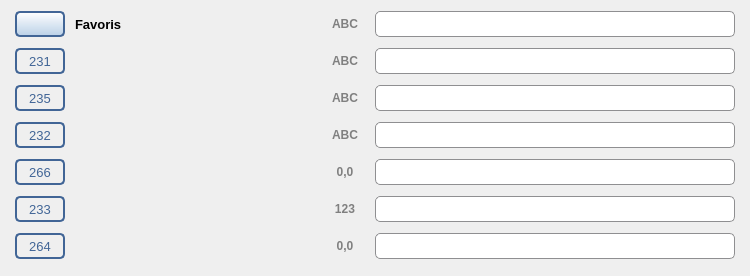
<?xml version="1.0" encoding="UTF-8"?>
<ui version="4.0">
 <class>AttributeRoom</class>
 <widget class="QWidget" name="AttributeRoom">
  <property name="geometry">
   <rect>
    <x>0</x>
    <y>0</y>
    <width>750</width>
    <height>276</height>
   </rect>
  </property>
  <property name="minimumSize">
   <size>
    <width>575</width>
    <height>0</height>
   </size>
  </property>
  <property name="windowTitle">
   <string notr="true">Form</string>
  </property>
  <layout class="QGridLayout" name="gridLayout">
   <property name="leftMargin">
    <number>15</number>
   </property>
   <property name="topMargin">
    <number>10</number>
   </property>
   <property name="rightMargin">
    <number>15</number>
   </property>
   <property name="bottomMargin">
    <number>10</number>
   </property>
   <property name="spacing">
    <number>10</number>
   </property>
   <item row="1" column="1">
    <widget class="QLabel" name="titre_231">
     <property name="minimumSize">
      <size>
       <width>240</width>
       <height>26</height>
      </size>
     </property>
     <property name="maximumSize">
      <size>
       <width>240</width>
       <height>26</height>
      </size>
     </property>
     <property name="font">
      <font>
       <family>Segoe UI</family>
       <pointsize>10</pointsize>
       <weight>75</weight>
       <bold>true</bold>
      </font>
     </property>
    </widget>
   </item>
   <item row="1" column="2">
    <widget class="QLabel" name="type_231">
     <property name="minimumSize">
      <size>
       <width>40</width>
       <height>26</height>
      </size>
     </property>
     <property name="maximumSize">
      <size>
       <width>40</width>
       <height>26</height>
      </size>
     </property>
     <property name="font">
      <font>
       <family>Segoe UI</family>
       <pointsize>9</pointsize>
       <weight>75</weight>
       <bold>true</bold>
      </font>
     </property>
     <property name="toolTip">
      <string>Texte</string>
     </property>
     <property name="styleSheet">
      <string notr="true">QLabel{color: grey; }</string>
     </property>
     <property name="text">
      <string notr="true">ABC</string>
     </property>
     <property name="alignment">
      <set>Qt::AlignCenter</set>
     </property>
    </widget>
   </item>
   <item row="3" column="2">
    <widget class="QLabel" name="type_232">
     <property name="minimumSize">
      <size>
       <width>40</width>
       <height>26</height>
      </size>
     </property>
     <property name="maximumSize">
      <size>
       <width>40</width>
       <height>26</height>
      </size>
     </property>
     <property name="font">
      <font>
       <family>Segoe UI</family>
       <pointsize>9</pointsize>
       <weight>75</weight>
       <bold>true</bold>
      </font>
     </property>
     <property name="toolTip">
      <string>Texte</string>
     </property>
     <property name="styleSheet">
      <string notr="true">QLabel{color: grey; }</string>
     </property>
     <property name="text">
      <string notr="true">ABC</string>
     </property>
     <property name="alignment">
      <set>Qt::AlignCenter</set>
     </property>
    </widget>
   </item>
   <item row="4" column="1">
    <widget class="QLabel" name="titre_266">
     <property name="minimumSize">
      <size>
       <width>240</width>
       <height>26</height>
      </size>
     </property>
     <property name="maximumSize">
      <size>
       <width>240</width>
       <height>26</height>
      </size>
     </property>
     <property name="font">
      <font>
       <family>Segoe UI</family>
       <pointsize>10</pointsize>
       <weight>75</weight>
       <bold>true</bold>
      </font>
     </property>
    </widget>
   </item>
   <item row="2" column="1">
    <widget class="QLabel" name="titre_235">
     <property name="minimumSize">
      <size>
       <width>240</width>
       <height>26</height>
      </size>
     </property>
     <property name="maximumSize">
      <size>
       <width>240</width>
       <height>26</height>
      </size>
     </property>
     <property name="font">
      <font>
       <family>Segoe UI</family>
       <pointsize>10</pointsize>
       <weight>75</weight>
       <bold>true</bold>
      </font>
     </property>
    </widget>
   </item>
   <item row="2" column="2">
    <widget class="QLabel" name="type_235">
     <property name="minimumSize">
      <size>
       <width>40</width>
       <height>26</height>
      </size>
     </property>
     <property name="maximumSize">
      <size>
       <width>40</width>
       <height>26</height>
      </size>
     </property>
     <property name="font">
      <font>
       <family>Segoe UI</family>
       <pointsize>9</pointsize>
       <weight>75</weight>
       <bold>true</bold>
      </font>
     </property>
     <property name="toolTip">
      <string>Texte</string>
     </property>
     <property name="styleSheet">
      <string notr="true">QLabel{color: grey; }</string>
     </property>
     <property name="text">
      <string notr="true">ABC</string>
     </property>
     <property name="alignment">
      <set>Qt::AlignCenter</set>
     </property>
    </widget>
   </item>
   <item row="0" column="2">
    <widget class="QLabel" name="type_fav">
     <property name="minimumSize">
      <size>
       <width>40</width>
       <height>26</height>
      </size>
     </property>
     <property name="maximumSize">
      <size>
       <width>40</width>
       <height>26</height>
      </size>
     </property>
     <property name="font">
      <font>
       <family>Segoe UI</family>
       <pointsize>9</pointsize>
       <weight>75</weight>
       <bold>true</bold>
      </font>
     </property>
     <property name="toolTip">
      <string>Texte</string>
     </property>
     <property name="styleSheet">
      <string notr="true">QLabel{color: grey; }</string>
     </property>
     <property name="text">
      <string notr="true">ABC</string>
     </property>
     <property name="alignment">
      <set>Qt::AlignCenter</set>
     </property>
    </widget>
   </item>
   <item row="5" column="2">
    <widget class="QLabel" name="type_233">
     <property name="minimumSize">
      <size>
       <width>40</width>
       <height>26</height>
      </size>
     </property>
     <property name="maximumSize">
      <size>
       <width>40</width>
       <height>26</height>
      </size>
     </property>
     <property name="font">
      <font>
       <family>Segoe UI</family>
       <pointsize>9</pointsize>
       <weight>75</weight>
       <bold>true</bold>
      </font>
     </property>
     <property name="toolTip">
      <string>Nombre entier</string>
     </property>
     <property name="styleSheet">
      <string notr="true">QLabel{color: grey; }</string>
     </property>
     <property name="text">
      <string notr="true">123</string>
     </property>
     <property name="alignment">
      <set>Qt::AlignCenter</set>
     </property>
    </widget>
   </item>
   <item row="6" column="0">
    <widget class="QLabel" name="num_attr_264">
     <property name="minimumSize">
      <size>
       <width>50</width>
       <height>26</height>
      </size>
     </property>
     <property name="maximumSize">
      <size>
       <width>50</width>
       <height>26</height>
      </size>
     </property>
     <property name="font">
      <font>
       <family>Segoe UI</family>
       <pointsize>10</pointsize>
      </font>
     </property>
     <property name="toolTip">
      <string>Attribut Allplan</string>
     </property>
     <property name="styleSheet">
      <string notr="true">QLabel{border: 2px solid #416596; border-radius: 5px; color: #416596; }</string>
     </property>
     <property name="text">
      <string notr="true">264</string>
     </property>
     <property name="alignment">
      <set>Qt::AlignCenter</set>
     </property>
    </widget>
   </item>
   <item row="4" column="0">
    <widget class="QLabel" name="num_attr_266">
     <property name="minimumSize">
      <size>
       <width>50</width>
       <height>26</height>
      </size>
     </property>
     <property name="maximumSize">
      <size>
       <width>50</width>
       <height>26</height>
      </size>
     </property>
     <property name="font">
      <font>
       <family>Segoe UI</family>
       <pointsize>10</pointsize>
      </font>
     </property>
     <property name="toolTip">
      <string>Attribut Allplan</string>
     </property>
     <property name="styleSheet">
      <string notr="true">QLabel{border: 2px solid #416596; border-radius: 5px; color: #416596; }</string>
     </property>
     <property name="text">
      <string notr="true">266</string>
     </property>
     <property name="alignment">
      <set>Qt::AlignCenter</set>
     </property>
    </widget>
   </item>
   <item row="2" column="0">
    <widget class="QLabel" name="num_attr_235">
     <property name="minimumSize">
      <size>
       <width>50</width>
       <height>26</height>
      </size>
     </property>
     <property name="maximumSize">
      <size>
       <width>50</width>
       <height>26</height>
      </size>
     </property>
     <property name="font">
      <font>
       <family>Segoe UI</family>
       <pointsize>10</pointsize>
      </font>
     </property>
     <property name="toolTip">
      <string>Attribut Allplan</string>
     </property>
     <property name="styleSheet">
      <string notr="true">QLabel{border: 2px solid #416596; border-radius: 5px; color: #416596; }</string>
     </property>
     <property name="text">
      <string notr="true">235</string>
     </property>
     <property name="alignment">
      <set>Qt::AlignCenter</set>
     </property>
    </widget>
   </item>
   <item row="6" column="2">
    <widget class="QLabel" name="type_264">
     <property name="minimumSize">
      <size>
       <width>40</width>
       <height>26</height>
      </size>
     </property>
     <property name="maximumSize">
      <size>
       <width>40</width>
       <height>26</height>
      </size>
     </property>
     <property name="font">
      <font>
       <family>Segoe UI</family>
       <pointsize>9</pointsize>
       <weight>75</weight>
       <bold>true</bold>
      </font>
     </property>
     <property name="toolTip">
      <string>Nombre décimal</string>
     </property>
     <property name="styleSheet">
      <string notr="true">QLabel{color: grey; }</string>
     </property>
     <property name="text">
      <string notr="true">0,0</string>
     </property>
     <property name="alignment">
      <set>Qt::AlignCenter</set>
     </property>
    </widget>
   </item>
   <item row="4" column="2">
    <widget class="QLabel" name="type_266">
     <property name="minimumSize">
      <size>
       <width>40</width>
       <height>26</height>
      </size>
     </property>
     <property name="maximumSize">
      <size>
       <width>40</width>
       <height>26</height>
      </size>
     </property>
     <property name="font">
      <font>
       <family>Segoe UI</family>
       <pointsize>9</pointsize>
       <weight>75</weight>
       <bold>true</bold>
      </font>
     </property>
     <property name="toolTip">
      <string>Nombre décimal</string>
     </property>
     <property name="styleSheet">
      <string notr="true">QLabel{color: grey; }</string>
     </property>
     <property name="text">
      <string notr="true">0,0</string>
     </property>
     <property name="alignment">
      <set>Qt::AlignCenter</set>
     </property>
    </widget>
   </item>
   <item row="6" column="1">
    <widget class="QLabel" name="titre_264">
     <property name="minimumSize">
      <size>
       <width>240</width>
       <height>26</height>
      </size>
     </property>
     <property name="maximumSize">
      <size>
       <width>240</width>
       <height>26</height>
      </size>
     </property>
     <property name="font">
      <font>
       <family>Segoe UI</family>
       <pointsize>10</pointsize>
       <weight>75</weight>
       <bold>true</bold>
      </font>
     </property>
    </widget>
   </item>
   <item row="0" column="0">
    <widget class="QPushButton" name="formatting_2_bt">
     <property name="minimumSize">
      <size>
       <width>50</width>
       <height>26</height>
      </size>
     </property>
     <property name="maximumSize">
      <size>
       <width>50</width>
       <height>26</height>
      </size>
     </property>
     <property name="styleSheet">
      <string notr="true">QPushButton{border: 2px solid #416596; border-radius: 5px ; background-color: qlineargradient(spread:pad, x1:0, y1:0, x2:0, y2:1, stop:0 #FFFFFF, stop:1 #BAD0E7); }
QPushButton:hover{background-color: qlineargradient(spread:pad, x1:0, y1:0, x2:0, y2:1, stop:0 #F8F8F8, stop:1 #8FADCC); }
QPushButton:pressed{background-color: qlineargradient(spread:pad, x1:0, y1:0, x2:0, y2:1, stop:0 #8FADCC, stop:1 #F8F8F8); }</string>
     </property>
     <property name="icon">
      <iconset resource="../icones/icons.qrc">
       <normaloff>:/Images/room.svg</normaloff>:/Images/room.svg</iconset>
     </property>
     <property name="iconSize">
      <size>
       <width>16</width>
       <height>16</height>
      </size>
     </property>
     <property name="flat">
      <bool>true</bool>
     </property>
    </widget>
   </item>
   <item row="5" column="1">
    <widget class="QLabel" name="titre_233">
     <property name="minimumSize">
      <size>
       <width>240</width>
       <height>26</height>
      </size>
     </property>
     <property name="maximumSize">
      <size>
       <width>240</width>
       <height>26</height>
      </size>
     </property>
     <property name="font">
      <font>
       <family>Segoe UI</family>
       <pointsize>10</pointsize>
       <weight>75</weight>
       <bold>true</bold>
      </font>
     </property>
    </widget>
   </item>
   <item row="0" column="1">
    <widget class="QLabel" name="titre_fav">
     <property name="minimumSize">
      <size>
       <width>240</width>
       <height>26</height>
      </size>
     </property>
     <property name="maximumSize">
      <size>
       <width>240</width>
       <height>26</height>
      </size>
     </property>
     <property name="font">
      <font>
       <family>Segoe UI</family>
       <pointsize>10</pointsize>
       <weight>75</weight>
       <bold>true</bold>
      </font>
     </property>
     <property name="text">
      <string>Favoris</string>
     </property>
    </widget>
   </item>
   <item row="3" column="0">
    <widget class="QLabel" name="num_attr_232">
     <property name="minimumSize">
      <size>
       <width>50</width>
       <height>26</height>
      </size>
     </property>
     <property name="maximumSize">
      <size>
       <width>50</width>
       <height>26</height>
      </size>
     </property>
     <property name="font">
      <font>
       <family>Segoe UI</family>
       <pointsize>10</pointsize>
      </font>
     </property>
     <property name="toolTip">
      <string>Attribut Allplan</string>
     </property>
     <property name="styleSheet">
      <string notr="true">QLabel{border: 2px solid #416596; border-radius: 5px; color: #416596; }</string>
     </property>
     <property name="text">
      <string notr="true">232</string>
     </property>
     <property name="alignment">
      <set>Qt::AlignCenter</set>
     </property>
    </widget>
   </item>
   <item row="5" column="0">
    <widget class="QLabel" name="num_attr_233">
     <property name="minimumSize">
      <size>
       <width>50</width>
       <height>26</height>
      </size>
     </property>
     <property name="maximumSize">
      <size>
       <width>50</width>
       <height>26</height>
      </size>
     </property>
     <property name="font">
      <font>
       <family>Segoe UI</family>
       <pointsize>10</pointsize>
      </font>
     </property>
     <property name="toolTip">
      <string>Attribut Allplan</string>
     </property>
     <property name="styleSheet">
      <string notr="true">QLabel{border: 2px solid #416596; border-radius: 5px; color: #416596; }</string>
     </property>
     <property name="text">
      <string notr="true">233</string>
     </property>
     <property name="alignment">
      <set>Qt::AlignCenter</set>
     </property>
    </widget>
   </item>
   <item row="3" column="1">
    <widget class="QLabel" name="titre_232">
     <property name="minimumSize">
      <size>
       <width>240</width>
       <height>26</height>
      </size>
     </property>
     <property name="maximumSize">
      <size>
       <width>240</width>
       <height>26</height>
      </size>
     </property>
     <property name="font">
      <font>
       <family>Segoe UI</family>
       <pointsize>10</pointsize>
       <weight>75</weight>
       <bold>true</bold>
      </font>
     </property>
    </widget>
   </item>
   <item row="1" column="0">
    <widget class="QLabel" name="num_attr_231">
     <property name="minimumSize">
      <size>
       <width>50</width>
       <height>26</height>
      </size>
     </property>
     <property name="maximumSize">
      <size>
       <width>50</width>
       <height>26</height>
      </size>
     </property>
     <property name="font">
      <font>
       <family>Segoe UI</family>
       <pointsize>10</pointsize>
      </font>
     </property>
     <property name="toolTip">
      <string>Attribut Allplan</string>
     </property>
     <property name="styleSheet">
      <string notr="true">QLabel{border: 2px solid #416596; border-radius: 5px; color: #416596; }</string>
     </property>
     <property name="text">
      <string notr="true">231</string>
     </property>
     <property name="alignment">
      <set>Qt::AlignCenter</set>
     </property>
    </widget>
   </item>
   <item row="0" column="3">
    <layout class="QHBoxLayout" name="favoris_layer">
     <property name="spacing">
      <number>0</number>
     </property>
     <item>
      <widget class="QComboBox" name="valeur_fav">
       <property name="minimumSize">
        <size>
         <width>0</width>
         <height>26</height>
        </size>
       </property>
       <property name="maximumSize">
        <size>
         <width>16777215</width>
         <height>26</height>
        </size>
       </property>
       <property name="font">
        <font>
         <family>Segoe UI</family>
         <pointsize>10</pointsize>
        </font>
       </property>
       <property name="focusPolicy">
        <enum>Qt::StrongFocus</enum>
       </property>
       <property name="styleSheet">
        <string notr="true">QComboBox { border: 1px solid #8f8f91; border-right-width: 0px; padding-right: 1px; border-top-left-radius:5px; border-bottom-left-radius:5px; padding-left: 5px; }
QComboBox::drop-down{width: 27px; padding-left: 1px; padding-right: 1px; background-color: #FFFFFF; }
QComboBox::drop-down:hover{border: 1px solid #8f8f91; border-top-width: 0px; border-bottom-width: 0px; padding: 0px; background-color: qlineargradient(spread:pad, x1:0, y1:0, x2:0, y2:1, stop:0 #F8F8F8, stop:1 #8FADCC); }
QComboBox::drop-down:pressed{border: 1px solid #8f8f91; border-top-width: 0px; border-bottom-width: 0px; padding: 0px; background-color: qlineargradient(spread:pad, x1:0, y1:0, x2:0, y2:1, stop:0 #8FADCC, stop:1 #F8F8F8); }
QComboBox::down-arrow {image: url(:/Images/spin_down.svg); width: 12px; height: 12px; }
QComboBox QAbstractItemView{background-color:#FFFFFF; }
QFontComboBox QAbstractItemView::item:hover {background: #BAD0E7; }</string>
       </property>
       <property name="editable">
        <bool>true</bool>
       </property>
       <property name="sizeAdjustPolicy">
        <enum>QComboBox::AdjustToMinimumContentsLengthWithIcon</enum>
       </property>
      </widget>
     </item>
     <item>
      <widget class="QLabel" name="spacer">
       <property name="minimumSize">
        <size>
         <width>40</width>
         <height>26</height>
        </size>
       </property>
       <property name="maximumSize">
        <size>
         <width>40</width>
         <height>26</height>
        </size>
       </property>
       <property name="font">
        <font>
         <family>Segoe UI</family>
         <pointsize>9</pointsize>
         <weight>75</weight>
         <bold>true</bold>
        </font>
       </property>
       <property name="toolTip">
        <string>Index de l'élément choisi</string>
       </property>
       <property name="styleSheet">
        <string notr="true">QLabel{border: 1px solid #8f8f91; border-left-width: 0px; padding-left: 1px; border-right-width: 0px; padding-right: 1px; color: grey; background-color:#FFFFFF; }</string>
       </property>
       <property name="alignment">
        <set>Qt::AlignCenter</set>
       </property>
      </widget>
     </item>
     <item>
      <widget class="QPushButton" name="formatting_bt">
       <property name="minimumSize">
        <size>
         <width>40</width>
         <height>26</height>
        </size>
       </property>
       <property name="maximumSize">
        <size>
         <width>40</width>
         <height>26</height>
        </size>
       </property>
       <property name="font">
        <font>
         <family>Segoe UI</family>
         <pointsize>10</pointsize>
        </font>
       </property>
       <property name="toolTip">
        <string>Ouvrir l'aide</string>
       </property>
       <property name="styleSheet">
        <string notr="true">QPushButton{border: 1px solid #8f8f91; border-left-width: 0px; padding-left: 1px;  border-top-right-radius: 5px ; border-bottom-right-radius: 5px; background-color:#FFFFFF; }
QPushButton:hover{border-left-width: 1px; padding: 0px; background-color: qlineargradient(spread:pad, x1:0, y1:0, x2:0, y2:1, stop:0 #F8F8F8, stop:1 #8FADCC); }
QPushButton:pressed{border-left-width: 1px; padding: 0px; background-color: qlineargradient(spread:pad, x1:0, y1:0, x2:0, y2:1, stop:0 #8FADCC, stop:1 #F8F8F8); }</string>
       </property>
       <property name="icon">
        <iconset resource="../icones/icons.qrc">
         <normaloff>:/Images/favorite_open.svg</normaloff>:/Images/favorite_open.svg</iconset>
       </property>
       <property name="iconSize">
        <size>
         <width>16</width>
         <height>16</height>
        </size>
       </property>
       <property name="flat">
        <bool>true</bool>
       </property>
      </widget>
     </item>
    </layout>
   </item>
   <item row="1" column="3">
    <layout class="QHBoxLayout" name="layer_231">
     <property name="spacing">
      <number>0</number>
     </property>
     <item>
      <widget class="QComboBox" name="valeur_231">
       <property name="minimumSize">
        <size>
         <width>0</width>
         <height>26</height>
        </size>
       </property>
       <property name="maximumSize">
        <size>
         <width>16777215</width>
         <height>26</height>
        </size>
       </property>
       <property name="font">
        <font>
         <family>Segoe UI</family>
         <pointsize>10</pointsize>
        </font>
       </property>
       <property name="focusPolicy">
        <enum>Qt::StrongFocus</enum>
       </property>
       <property name="styleSheet">
        <string notr="true">QComboBox { border: 1px solid #8f8f91; border-right-width: 0px; padding-right: 1px; border-top-left-radius:5px; border-bottom-left-radius:5px; padding-left: 5px; }
QComboBox::drop-down{width: 27px; padding-left: 1px; padding-right: 1px; background-color: #FFFFFF; }
QComboBox::drop-down:hover{border: 1px solid #8f8f91; border-top-width: 0px; border-bottom-width: 0px; padding: 0px; background-color: qlineargradient(spread:pad, x1:0, y1:0, x2:0, y2:1, stop:0 #F8F8F8, stop:1 #8FADCC); }
QComboBox::drop-down:pressed{border: 1px solid #8f8f91; border-top-width: 0px; border-bottom-width: 0px; padding: 0px; background-color: qlineargradient(spread:pad, x1:0, y1:0, x2:0, y2:1, stop:0 #8FADCC, stop:1 #F8F8F8); }
QComboBox::down-arrow {image: url(:/Images/spin_down.svg); width: 12px; height: 12px; }
QComboBox QAbstractItemView{background-color:#FFFFFF; }
QFontComboBox QAbstractItemView::item:hover {background: #BAD0E7; }</string>
       </property>
       <property name="editable">
        <bool>true</bool>
       </property>
       <property name="sizeAdjustPolicy">
        <enum>QComboBox::AdjustToMinimumContentsLengthWithIcon</enum>
       </property>
      </widget>
     </item>
     <item>
      <widget class="QLabel" name="numero_231">
       <property name="minimumSize">
        <size>
         <width>40</width>
         <height>26</height>
        </size>
       </property>
       <property name="maximumSize">
        <size>
         <width>40</width>
         <height>26</height>
        </size>
       </property>
       <property name="font">
        <font>
         <family>Segoe UI</family>
         <pointsize>9</pointsize>
         <weight>75</weight>
         <bold>true</bold>
        </font>
       </property>
       <property name="focusPolicy">
        <enum>Qt::NoFocus</enum>
       </property>
       <property name="toolTip">
        <string>Index de l'élément choisi</string>
       </property>
       <property name="styleSheet">
        <string notr="true">QLabel{border: 1px solid #8f8f91; border-left-width: 0px; padding-left: 1px; border-right-width: 0px; padding-right: 1px; color: grey; background-color:#FFFFFF; }</string>
       </property>
       <property name="alignment">
        <set>Qt::AlignCenter</set>
       </property>
      </widget>
     </item>
     <item>
      <widget class="QPushButton" name="bt_231">
       <property name="minimumSize">
        <size>
         <width>40</width>
         <height>26</height>
        </size>
       </property>
       <property name="maximumSize">
        <size>
         <width>40</width>
         <height>26</height>
        </size>
       </property>
       <property name="font">
        <font>
         <family>Segoe UI</family>
         <pointsize>10</pointsize>
        </font>
       </property>
       <property name="toolTip">
        <string>Ouvrir l'aide</string>
       </property>
       <property name="styleSheet">
        <string notr="true">QPushButton{border: 1px solid #8f8f91; border-left-width: 0px; padding-left: 1px;  border-top-right-radius: 5px ; border-bottom-right-radius: 5px; background-color:#FFFFFF; }
QPushButton:hover{border-left-width: 1px; padding: 0px; background-color: qlineargradient(spread:pad, x1:0, y1:0, x2:0, y2:1, stop:0 #F8F8F8, stop:1 #8FADCC); }
QPushButton:pressed{border-left-width: 1px; padding: 0px; background-color: qlineargradient(spread:pad, x1:0, y1:0, x2:0, y2:1, stop:0 #8FADCC, stop:1 #F8F8F8); }</string>
       </property>
       <property name="icon">
        <iconset resource="../icones/icons.qrc">
         <normaloff>:/Images/property.png</normaloff>:/Images/property.png</iconset>
       </property>
       <property name="iconSize">
        <size>
         <width>16</width>
         <height>16</height>
        </size>
       </property>
       <property name="flat">
        <bool>true</bool>
       </property>
      </widget>
     </item>
    </layout>
   </item>
   <item row="2" column="3">
    <layout class="QHBoxLayout" name="layer_235">
     <property name="spacing">
      <number>0</number>
     </property>
     <item>
      <widget class="QComboBox" name="valeur_235">
       <property name="minimumSize">
        <size>
         <width>0</width>
         <height>26</height>
        </size>
       </property>
       <property name="maximumSize">
        <size>
         <width>16777215</width>
         <height>26</height>
        </size>
       </property>
       <property name="font">
        <font>
         <family>Segoe UI</family>
         <pointsize>10</pointsize>
        </font>
       </property>
       <property name="focusPolicy">
        <enum>Qt::StrongFocus</enum>
       </property>
       <property name="styleSheet">
        <string notr="true">QComboBox { border: 1px solid #8f8f91; border-right-width: 0px; padding-right: 1px; border-top-left-radius:5px; border-bottom-left-radius:5px; padding-left: 5px; }
QComboBox::drop-down{width: 27px; padding-left: 1px; padding-right: 1px; background-color: #FFFFFF; }
QComboBox::drop-down:hover{border: 1px solid #8f8f91; border-top-width: 0px; border-bottom-width: 0px; padding: 0px; background-color: qlineargradient(spread:pad, x1:0, y1:0, x2:0, y2:1, stop:0 #F8F8F8, stop:1 #8FADCC); }
QComboBox::drop-down:pressed{border: 1px solid #8f8f91; border-top-width: 0px; border-bottom-width: 0px; padding: 0px; background-color: qlineargradient(spread:pad, x1:0, y1:0, x2:0, y2:1, stop:0 #8FADCC, stop:1 #F8F8F8); }
QComboBox::down-arrow {image: url(:/Images/spin_down.svg); width: 12px; height: 12px; }
QComboBox QAbstractItemView{background-color:#FFFFFF; }
QFontComboBox QAbstractItemView::item:hover {background: #BAD0E7; }</string>
       </property>
       <property name="editable">
        <bool>true</bool>
       </property>
       <property name="sizeAdjustPolicy">
        <enum>QComboBox::AdjustToMinimumContentsLengthWithIcon</enum>
       </property>
      </widget>
     </item>
     <item>
      <widget class="QLabel" name="numero_235">
       <property name="minimumSize">
        <size>
         <width>40</width>
         <height>26</height>
        </size>
       </property>
       <property name="maximumSize">
        <size>
         <width>40</width>
         <height>26</height>
        </size>
       </property>
       <property name="font">
        <font>
         <family>Segoe UI</family>
         <pointsize>9</pointsize>
         <weight>75</weight>
         <bold>true</bold>
        </font>
       </property>
       <property name="focusPolicy">
        <enum>Qt::NoFocus</enum>
       </property>
       <property name="toolTip">
        <string>Index de l'élément choisi</string>
       </property>
       <property name="styleSheet">
        <string notr="true">QLabel{border: 1px solid #8f8f91; border-left-width: 0px; padding-left: 1px; border-right-width: 0px; padding-right: 1px; color: grey; background-color:#FFFFFF; }</string>
       </property>
       <property name="alignment">
        <set>Qt::AlignCenter</set>
       </property>
      </widget>
     </item>
     <item>
      <widget class="QPushButton" name="bt_235">
       <property name="minimumSize">
        <size>
         <width>40</width>
         <height>26</height>
        </size>
       </property>
       <property name="maximumSize">
        <size>
         <width>40</width>
         <height>26</height>
        </size>
       </property>
       <property name="font">
        <font>
         <family>Segoe UI</family>
         <pointsize>10</pointsize>
        </font>
       </property>
       <property name="toolTip">
        <string>Ouvrir l'aide</string>
       </property>
       <property name="styleSheet">
        <string notr="true">QPushButton{border: 1px solid #8f8f91; border-left-width: 0px; padding-left: 1px;  border-top-right-radius: 5px ; border-bottom-right-radius: 5px; background-color:#FFFFFF; }
QPushButton:hover{border-left-width: 1px; padding: 0px; background-color: qlineargradient(spread:pad, x1:0, y1:0, x2:0, y2:1, stop:0 #F8F8F8, stop:1 #8FADCC); }
QPushButton:pressed{border-left-width: 1px; padding: 0px; background-color: qlineargradient(spread:pad, x1:0, y1:0, x2:0, y2:1, stop:0 #8FADCC, stop:1 #F8F8F8); }</string>
       </property>
       <property name="icon">
        <iconset resource="../icones/icons.qrc">
         <normaloff>:/Images/property.png</normaloff>:/Images/property.png</iconset>
       </property>
       <property name="iconSize">
        <size>
         <width>16</width>
         <height>16</height>
        </size>
       </property>
       <property name="flat">
        <bool>true</bool>
       </property>
      </widget>
     </item>
    </layout>
   </item>
   <item row="3" column="3">
    <layout class="QHBoxLayout" name="layer_232">
     <property name="spacing">
      <number>0</number>
     </property>
     <item>
      <widget class="QComboBox" name="valeur_232">
       <property name="minimumSize">
        <size>
         <width>0</width>
         <height>26</height>
        </size>
       </property>
       <property name="maximumSize">
        <size>
         <width>16777215</width>
         <height>26</height>
        </size>
       </property>
       <property name="font">
        <font>
         <family>Segoe UI</family>
         <pointsize>10</pointsize>
        </font>
       </property>
       <property name="focusPolicy">
        <enum>Qt::StrongFocus</enum>
       </property>
       <property name="styleSheet">
        <string notr="true">QComboBox { border: 1px solid #8f8f91; border-right-width: 0px; padding-right: 1px; border-top-left-radius:5px; border-bottom-left-radius:5px; padding-left: 5px; }
QComboBox::drop-down{width: 27px; padding-left: 1px; padding-right: 1px; background-color: #FFFFFF; }
QComboBox::drop-down:hover{border: 1px solid #8f8f91; border-top-width: 0px; border-bottom-width: 0px; padding: 0px; background-color: qlineargradient(spread:pad, x1:0, y1:0, x2:0, y2:1, stop:0 #F8F8F8, stop:1 #8FADCC); }
QComboBox::drop-down:pressed{border: 1px solid #8f8f91; border-top-width: 0px; border-bottom-width: 0px; padding: 0px; background-color: qlineargradient(spread:pad, x1:0, y1:0, x2:0, y2:1, stop:0 #8FADCC, stop:1 #F8F8F8); }
QComboBox::down-arrow {image: url(:/Images/spin_down.svg); width: 12px; height: 12px; }
QComboBox QAbstractItemView{background-color:#FFFFFF; }
QFontComboBox QAbstractItemView::item:hover {background: #BAD0E7; }</string>
       </property>
       <property name="editable">
        <bool>true</bool>
       </property>
       <property name="sizeAdjustPolicy">
        <enum>QComboBox::AdjustToMinimumContentsLengthWithIcon</enum>
       </property>
      </widget>
     </item>
     <item>
      <widget class="QLabel" name="numero_232">
       <property name="minimumSize">
        <size>
         <width>40</width>
         <height>26</height>
        </size>
       </property>
       <property name="maximumSize">
        <size>
         <width>40</width>
         <height>26</height>
        </size>
       </property>
       <property name="font">
        <font>
         <family>Segoe UI</family>
         <pointsize>9</pointsize>
         <weight>75</weight>
         <bold>true</bold>
        </font>
       </property>
       <property name="focusPolicy">
        <enum>Qt::NoFocus</enum>
       </property>
       <property name="toolTip">
        <string>Index de l'élément choisi</string>
       </property>
       <property name="styleSheet">
        <string notr="true">QLabel{border: 1px solid #8f8f91; border-left-width: 0px; padding-left: 1px; border-right-width: 0px; padding-right: 1px; color: grey; background-color:#FFFFFF; }</string>
       </property>
       <property name="alignment">
        <set>Qt::AlignCenter</set>
       </property>
      </widget>
     </item>
     <item>
      <widget class="QPushButton" name="bt_232">
       <property name="minimumSize">
        <size>
         <width>40</width>
         <height>26</height>
        </size>
       </property>
       <property name="maximumSize">
        <size>
         <width>40</width>
         <height>26</height>
        </size>
       </property>
       <property name="font">
        <font>
         <family>Segoe UI</family>
         <pointsize>10</pointsize>
        </font>
       </property>
       <property name="toolTip">
        <string>Ouvrir l'aide</string>
       </property>
       <property name="styleSheet">
        <string notr="true">QPushButton{border: 1px solid #8f8f91; border-left-width: 0px; padding-left: 1px;  border-top-right-radius: 5px ; border-bottom-right-radius: 5px; background-color:#FFFFFF; }
QPushButton:hover{border-left-width: 1px; padding: 0px; background-color: qlineargradient(spread:pad, x1:0, y1:0, x2:0, y2:1, stop:0 #F8F8F8, stop:1 #8FADCC); }
QPushButton:pressed{border-left-width: 1px; padding: 0px; background-color: qlineargradient(spread:pad, x1:0, y1:0, x2:0, y2:1, stop:0 #8FADCC, stop:1 #F8F8F8); }</string>
       </property>
       <property name="icon">
        <iconset resource="../icones/icons.qrc">
         <normaloff>:/Images/property.png</normaloff>:/Images/property.png</iconset>
       </property>
       <property name="iconSize">
        <size>
         <width>16</width>
         <height>16</height>
        </size>
       </property>
       <property name="flat">
        <bool>true</bool>
       </property>
      </widget>
     </item>
    </layout>
   </item>
   <item row="4" column="3">
    <layout class="QHBoxLayout" name="layer_266">
     <property name="spacing">
      <number>0</number>
     </property>
     <item>
      <widget class="QLineEdit" name="valeur_266">
       <property name="minimumSize">
        <size>
         <width>0</width>
         <height>26</height>
        </size>
       </property>
       <property name="maximumSize">
        <size>
         <width>16777215</width>
         <height>26</height>
        </size>
       </property>
       <property name="font">
        <font>
         <family>Segoe UI</family>
         <pointsize>10</pointsize>
        </font>
       </property>
       <property name="styleSheet">
        <string notr="true">QLineEdit{border: 1px solid #8f8f91; padding-left: 5px;; border-radius:5px; background-color:#FFFFFF; }</string>
       </property>
      </widget>
     </item>
    </layout>
   </item>
   <item row="5" column="3">
    <layout class="QHBoxLayout" name="layer_233">
     <property name="spacing">
      <number>0</number>
     </property>
     <item>
      <widget class="QComboBox" name="valeur_233">
       <property name="minimumSize">
        <size>
         <width>0</width>
         <height>26</height>
        </size>
       </property>
       <property name="maximumSize">
        <size>
         <width>16777215</width>
         <height>26</height>
        </size>
       </property>
       <property name="font">
        <font>
         <family>Segoe UI</family>
         <pointsize>10</pointsize>
        </font>
       </property>
       <property name="focusPolicy">
        <enum>Qt::StrongFocus</enum>
       </property>
       <property name="styleSheet">
        <string notr="true">QComboBox { border: 1px solid #8f8f91; border-right-width: 0px; padding-right: 1px; border-top-left-radius:5px; border-bottom-left-radius:5px; padding-left: 5px; }
QComboBox::drop-down{width: 27px; padding-left: 1px; padding-right: 1px; background-color: #FFFFFF; }
QComboBox::drop-down:hover{border: 1px solid #8f8f91; border-top-width: 0px; border-bottom-width: 0px; padding: 0px; background-color: qlineargradient(spread:pad, x1:0, y1:0, x2:0, y2:1, stop:0 #F8F8F8, stop:1 #8FADCC); }
QComboBox::drop-down:pressed{border: 1px solid #8f8f91; border-top-width: 0px; border-bottom-width: 0px; padding: 0px; background-color: qlineargradient(spread:pad, x1:0, y1:0, x2:0, y2:1, stop:0 #8FADCC, stop:1 #F8F8F8); }
QComboBox::down-arrow {image: url(:/Images/spin_down.svg); width: 12px; height: 12px; }
QComboBox QAbstractItemView{background-color:#FFFFFF; }
QFontComboBox QAbstractItemView::item:hover {background: #BAD0E7; }</string>
       </property>
       <property name="editable">
        <bool>true</bool>
       </property>
       <property name="sizeAdjustPolicy">
        <enum>QComboBox::AdjustToMinimumContentsLengthWithIcon</enum>
       </property>
      </widget>
     </item>
     <item>
      <widget class="QLabel" name="numero_233">
       <property name="minimumSize">
        <size>
         <width>40</width>
         <height>26</height>
        </size>
       </property>
       <property name="maximumSize">
        <size>
         <width>40</width>
         <height>26</height>
        </size>
       </property>
       <property name="font">
        <font>
         <family>Segoe UI</family>
         <pointsize>9</pointsize>
         <weight>75</weight>
         <bold>true</bold>
        </font>
       </property>
       <property name="focusPolicy">
        <enum>Qt::NoFocus</enum>
       </property>
       <property name="toolTip">
        <string>Index de l'élément choisi</string>
       </property>
       <property name="styleSheet">
        <string notr="true">QLabel{border: 1px solid #8f8f91; border-left-width: 0px; padding-left: 1px; border-right-width: 0px; padding-right: 1px; color: grey; background-color:#FFFFFF; }</string>
       </property>
       <property name="alignment">
        <set>Qt::AlignCenter</set>
       </property>
      </widget>
     </item>
     <item>
      <widget class="QPushButton" name="bt_233">
       <property name="minimumSize">
        <size>
         <width>40</width>
         <height>26</height>
        </size>
       </property>
       <property name="maximumSize">
        <size>
         <width>40</width>
         <height>26</height>
        </size>
       </property>
       <property name="font">
        <font>
         <family>Segoe UI</family>
         <pointsize>10</pointsize>
        </font>
       </property>
       <property name="toolTip">
        <string>Ouvrir l'aide</string>
       </property>
       <property name="styleSheet">
        <string notr="true">QPushButton{border: 1px solid #8f8f91; border-left-width: 0px; padding-left: 1px;  border-top-right-radius: 5px ; border-bottom-right-radius: 5px; background-color:#FFFFFF; }
QPushButton:hover{border-left-width: 1px; padding: 0px; background-color: qlineargradient(spread:pad, x1:0, y1:0, x2:0, y2:1, stop:0 #F8F8F8, stop:1 #8FADCC); }
QPushButton:pressed{border-left-width: 1px; padding: 0px; background-color: qlineargradient(spread:pad, x1:0, y1:0, x2:0, y2:1, stop:0 #8FADCC, stop:1 #F8F8F8); }</string>
       </property>
       <property name="icon">
        <iconset resource="../icones/icons.qrc">
         <normaloff>:/Images/property.png</normaloff>:/Images/property.png</iconset>
       </property>
       <property name="iconSize">
        <size>
         <width>16</width>
         <height>16</height>
        </size>
       </property>
       <property name="flat">
        <bool>true</bool>
       </property>
      </widget>
     </item>
    </layout>
   </item>
   <item row="6" column="3">
    <layout class="QHBoxLayout" name="layer_264">
     <property name="spacing">
      <number>0</number>
     </property>
     <item>
      <widget class="QLineEdit" name="valeur_264">
       <property name="minimumSize">
        <size>
         <width>0</width>
         <height>26</height>
        </size>
       </property>
       <property name="maximumSize">
        <size>
         <width>16777215</width>
         <height>26</height>
        </size>
       </property>
       <property name="font">
        <font>
         <family>Segoe UI</family>
         <pointsize>10</pointsize>
        </font>
       </property>
       <property name="styleSheet">
        <string notr="true">QLineEdit{border: 1px solid #8f8f91; padding-left: 5px;; border-radius:5px; background-color:#FFFFFF; }</string>
       </property>
      </widget>
     </item>
    </layout>
   </item>
  </layout>
 </widget>
 <resources>
  <include location="../icones/icons.qrc"/>
 </resources>
 <connections/>
</ui>
